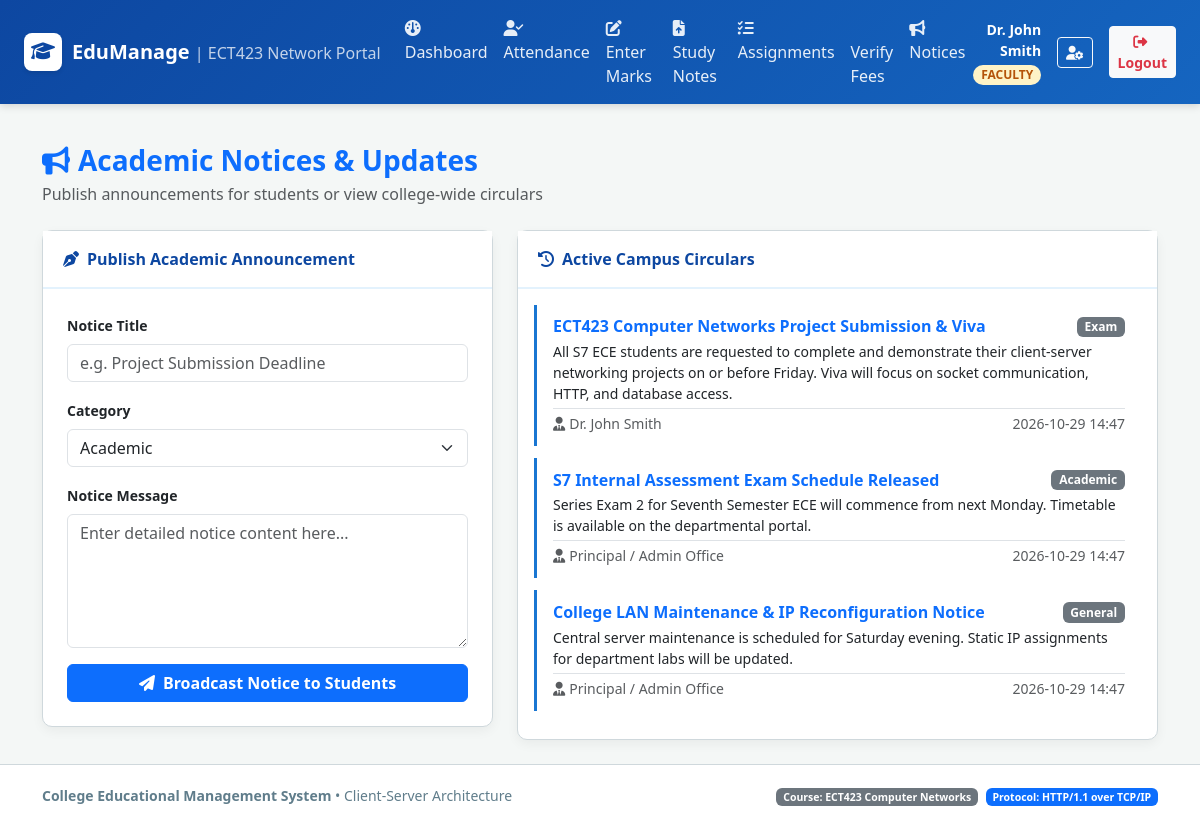
The app's page /faculty/notices (signed in), older data.
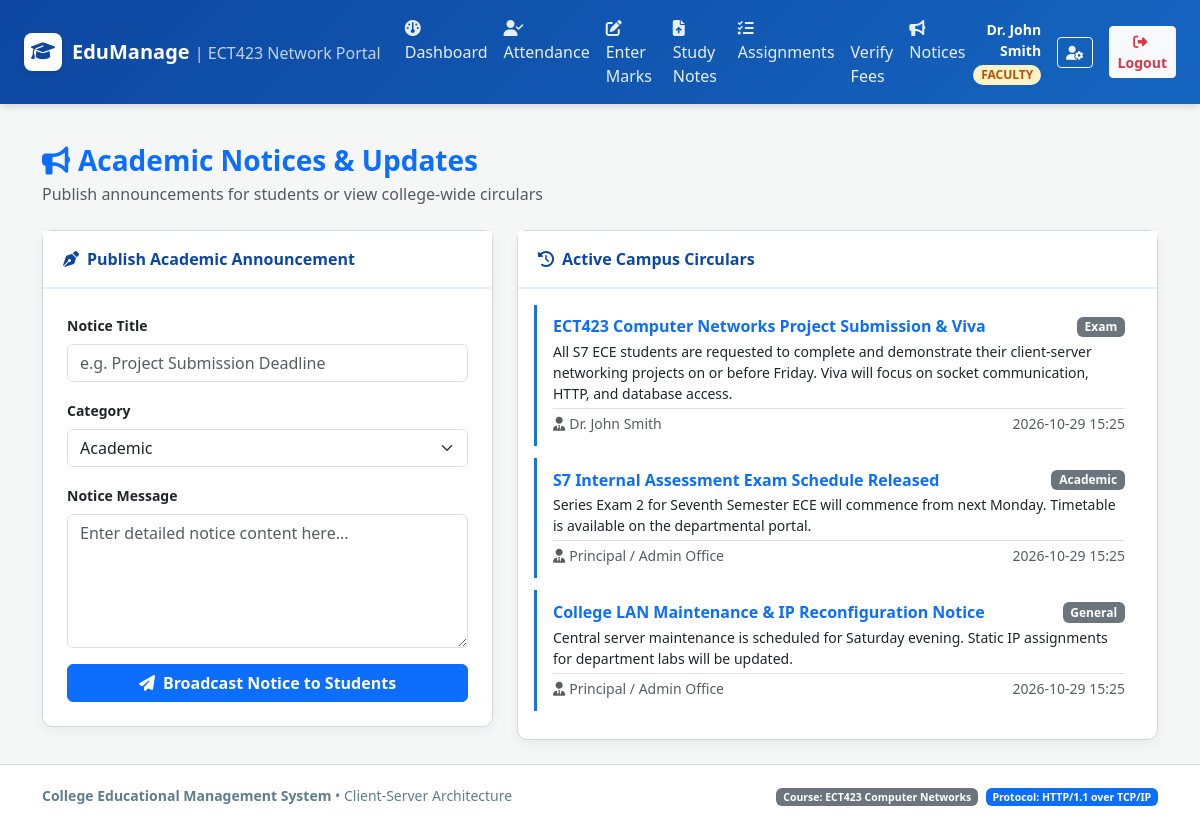
The same page, newer data.
### tables this page shows
CREATE TABLE notices (
    id INTEGER PRIMARY KEY AUTOINCREMENT,
    title TEXT NOT NULL,
    message TEXT NOT NULL,
    category TEXT CHECK(category IN ('General', 'Academic', 'Exam', 'Urgent')) DEFAULT 'General',
    created_by_user_id INTEGER NOT NULL,
    created_at TIMESTAMP DEFAULT CURRENT_TIMESTAMP,
    FOREIGN KEY (created_by_user_id) REFERENCES users(id) ON DELETE CASCADE
);

CREATE TABLE users (
    id INTEGER PRIMARY KEY AUTOINCREMENT,
    username TEXT UNIQUE NOT NULL,
    password_hash TEXT NOT NULL,
    role TEXT CHECK(role IN ('admin', 'faculty', 'student', 'parent')) NOT NULL,
    full_name TEXT NOT NULL,
    email TEXT,
    created_at TIMESTAMP DEFAULT CURRENT_TIMESTAMP
);

### app.py (the view, shortened to what this page needs)
@app.route('/faculty/notices', methods=['GET', 'POST'])
@role_required('faculty')
def faculty_notices():
    faculty = query_db('SELECT * FROM faculty WHERE user_id = ?', (session['user_id'],), one=True)
    notices = query_db('''
        SELECT n.*, u.full_name as author
        FROM notices n
        JOIN users u ON n.created_by_user_id = u.id
        ORDER BY n.created_at DESC
    ''')
    return render_template('faculty/notices.html', notices=notices)

### app.py (called while the page is built)
def role_required(*allowed_roles):
    def decorator(f):
        @wraps(f)
        def decorated_function(*args, **kwargs):
            if 'user_id' not in session:
                flash('Please log in first.', 'warning')
                return redirect(url_for('login'))
            user_role = session.get('role')
            if user_role not in allowed_roles:
                flash(f'Access denied! Your role ({user_role}) does not have permission for this section.', 'danger')
                return redirect(url_for(f"{user_role}_dashboard"))
            return f(*args, **kwargs)
        return decorated_function
    return decorator

@app.context_processor
def inject_user():
    return {
        'current_user': {
            'id': session.get('user_id'),
            'username': session.get('username'),
            'role': session.get('role'),
            'full_name': session.get('full_name')
        },
        'today_date': date.today().strftime('%Y-%m-%d')
    }

### database.py (called while the page is built)
def query_db(query, args=(), one=False):
    db = get_db()
    cur = db.cursor()
    cur.execute(query, args)
    rv = cur.fetchall()
    cur.close()
    return (rv[0] if rv else None) if one else rv

### templates/faculty/notices.html (shortened to what this page needs)
{% extends "base.html" %}
{% block content %}
<div class="mb-4">
    <h3 class="fw-bold text-primary mb-1"><i class="fa-solid fa-bullhorn me-2"></i>Academic Notices & Updates</h3>
    <p class="text-muted mb-0">Publish announcements for students or view college-wide circulars</p>
</div>
<div class="row g-4">
    <div class="col-lg-5">
        <div class="card card-custom">
            <div class="card-header-custom">
                <span><i class="fa-solid fa-pen-nib me-2"></i>Publish Academic Announcement</span>
            </div>
            <div class="card-body p-4">
                <form method="POST" action="{{ url_for('faculty_notices') }}">
                    <div class="mb-3">
                        <label class="form-label fw-semibold small">Notice Title</label>
                        <input type="text" name="title" class="form-control" placeholder="e.g. Project Submission Deadline" required>
                    </div>
                    <div class="mb-3">
                        <label class="form-label fw-semibold small">Category</label>
                        <select name="category" class="form-select">
                            <option value="Academic" selected>Academic</option>
                        </select>
                    </div>
                    <div class="mb-3">
                        <label class="form-label fw-semibold small">Notice Message</label>
                        <textarea name="message" class="form-control" rows="5" placeholder="Enter detailed notice content here..." required></textarea>
                    </div>
                    <button type="submit" class="btn btn-primary w-100 fw-semibold">
                        <i class="fa-solid fa-paper-plane me-2"></i>Broadcast Notice to Students
                    </button>
                </form>
            </div>
        </div>
    </div>
    <div class="col-lg-7">
        <div class="card card-custom">
            <div class="card-header-custom">
                <span><i class="fa-solid fa-clock-rotate-left me-2"></i>Active Campus Circulars</span>
            </div>
            <div class="card-body">
                {% for n in notices %}
                    <div class="notice-item">
                        <div class="d-flex justify-content-between align-items-center mb-1">
                            <h6 class="mb-0 fw-bold text-primary">{{ n.title }}</h6>
                            <span class="badge bg-secondary">{{ n.category }}</span>
                        </div>
                        <p class="text-dark small mb-1">{{ n.message }}</p>
                        <div class="d-flex justify-content-between text-muted small border-top pt-1 mt-1">
                            <span><i class="fa-solid fa-user-tie me-1"></i>{{ n.author }}</span>
                            <span>{{ n.created_at[:16] }}</span>
                        </div>
                    </div>
                {% else %}
                    <p class="text-muted text-center py-4">No notices published yet.</p>
                {% endfor %}
            </div>
        </div>
    </div>
</div>
{% endblock %}

Row changes from the older to the newer data that the page shows:
changed notices "ECT423 Computer Networks Project Submission & Viva": created_at "2026-10-29 14:47" → "2026-10-29 15:25"
changed notices "S7 Internal Assessment Exam Schedule Released": created_at "2026-10-29 14:47" → "2026-10-29 15:25"
changed notices "College LAN Maintenance & IP Reconfiguration Notice": created_at "2026-10-29 14:47" → "2026-10-29 15:25"
